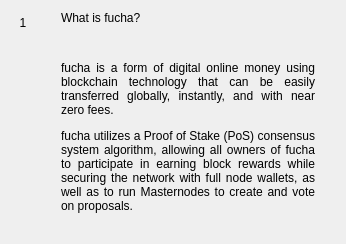
                  <widget class="QWidget" name="widgetFaq1" native="true">
                   <property name="minimumSize">
                    <size>
                     <width>300</width>
                     <height>0</height>
                    </size>
                   </property>
                   <layout class="QHBoxLayout" name="horizontalLayout_1" stretch="0,1">
                    <item alignment="Qt::AlignTop">
                     <widget class="QLabel" name="labelNumber1">
                      <property name="minimumSize">
                       <size>
                        <width>24</width>
                        <height>24</height>
                       </size>
                      </property>
                      <property name="maximumSize">
                       <size>
                        <width>16777215</width>
                        <height>24</height>
                       </size>
                      </property>
                      <property name="text">
                       <string>1</string>
                      </property>
                      <property name="alignment">
                       <set>Qt::AlignCenter</set>
                      </property>
                     </widget>
                    </item>
                    <item>
                     <layout class="QVBoxLayout" name="verticalLayout_61">
                      <property name="leftMargin">
                       <number>20</number>
                      </property>
                      <property name="rightMargin">
                       <number>20</number>
                      </property>
                      <item>
                       <widget class="QLabel" name="labelSubtitle1">
                        <property name="text">
                         <string>What is fucha?</string>
                        </property>
                        <property name="wordWrap">
                         <bool>true</bool>
                        </property>
                       </widget>
                      </item>
                      <item>
                       <spacer name="verticalSpacer_10">
                        <property name="orientation">
                         <enum>Qt::Vertical</enum>
                        </property>
                        <property name="sizeType">
                         <enum>QSizePolicy::Fixed</enum>
                        </property>
                        <property name="sizeHint" stdset="0">
                         <size>
                          <width>20</width>
                          <height>30</height>
                         </size>
                        </property>
                       </spacer>
                      </item>
                      <item>
                       <widget class="QLabel" name="labelContent1">
                        <property name="text">
                         <string>
                           &lt;html&gt;&lt;head/&gt;&lt;body&gt;&lt;p align=&quot;justify&quot;&gt;
                           fucha is a form of digital online money using blockchain technology
                           that can be easily transferred globally, instantly, and with near
                           zero fees.
                           &lt;/p&gt;&lt;p align=&quot;justify&quot;&gt;
                           fucha utilizes a Proof of Stake (PoS) consensus system algorithm,
                           allowing all owners of fucha to participate in earning block rewards
                           while securing the network with full node wallets, as well as to
                           run Masternodes to create and vote on proposals.
                           &lt;/p&gt;&lt;/body&gt;&lt;/html&gt;
                         </string>
                        </property>
                        <property name="alignment">
                         <set>Qt::AlignLeading|Qt::AlignLeft|Qt::AlignTop</set>
                        </property>
                        <property name="wordWrap">
                         <bool>true</bool>
                        </property>
                       </widget>
                      </item>
                      <item>
                       <spacer name="verticalSpacer_11">
                        <property name="orientation">
                         <enum>Qt::Vertical</enum>
                        </property>
                        <property name="sizeHint" stdset="0">
                         <size>
                          <width>20</width>
                          <height>20</height>
                         </size>
                        </property>
                       </spacer>
                      </item>
                     </layout>
                    </item>
                   </layout>
                  </widget>
